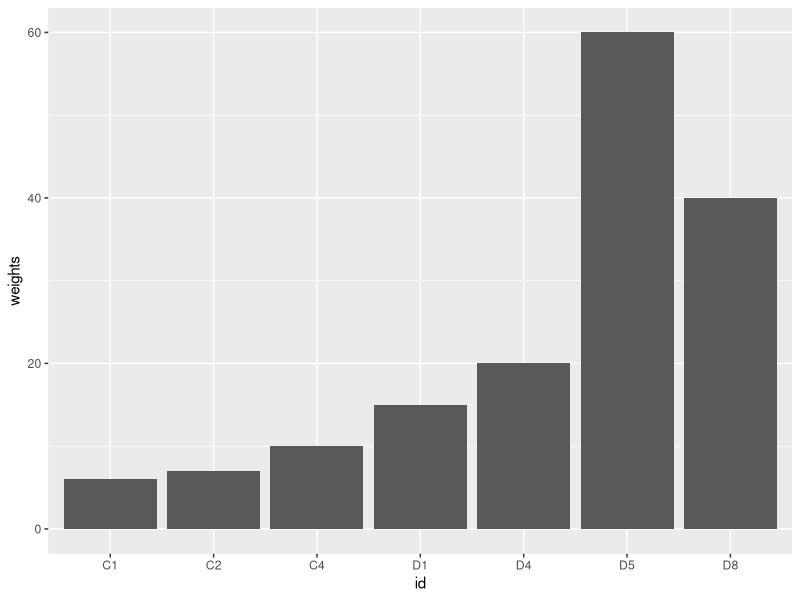
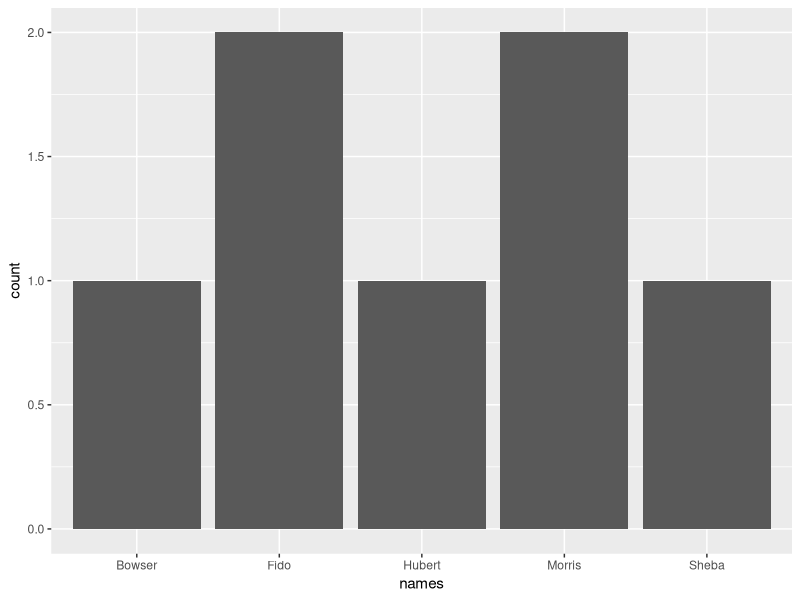
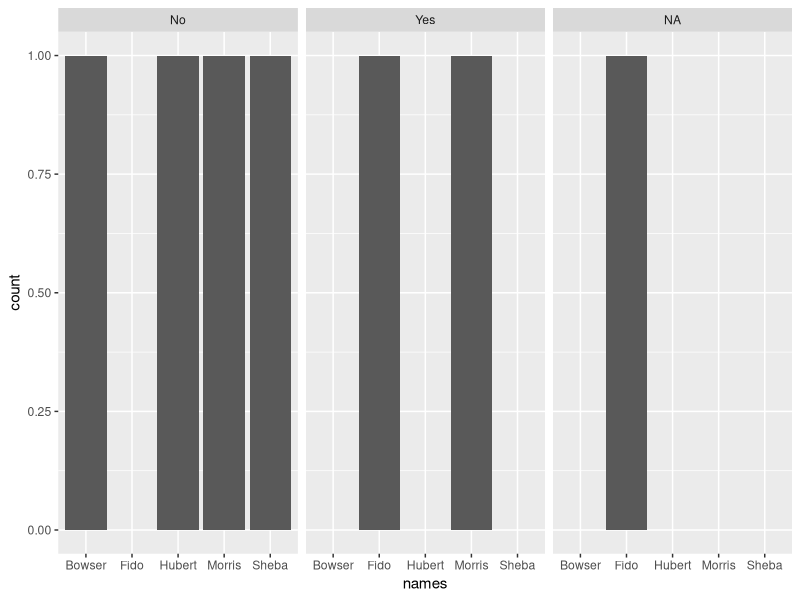
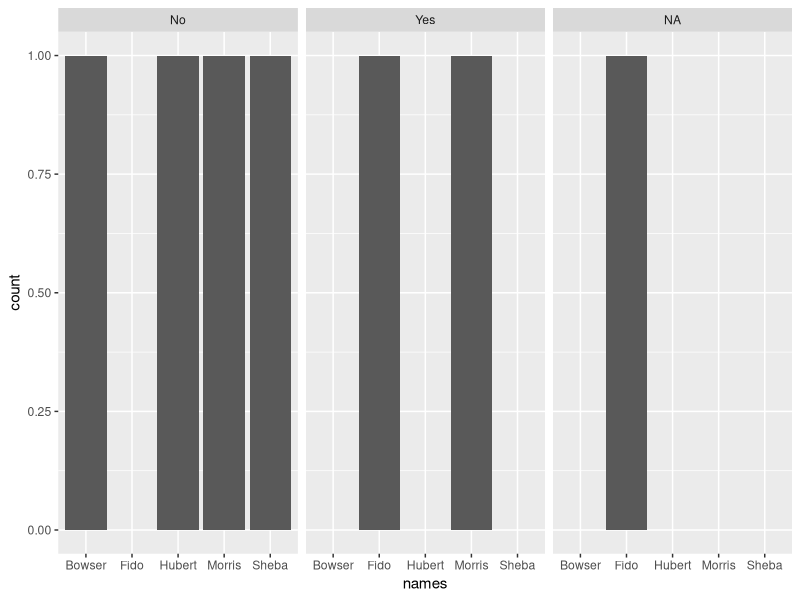
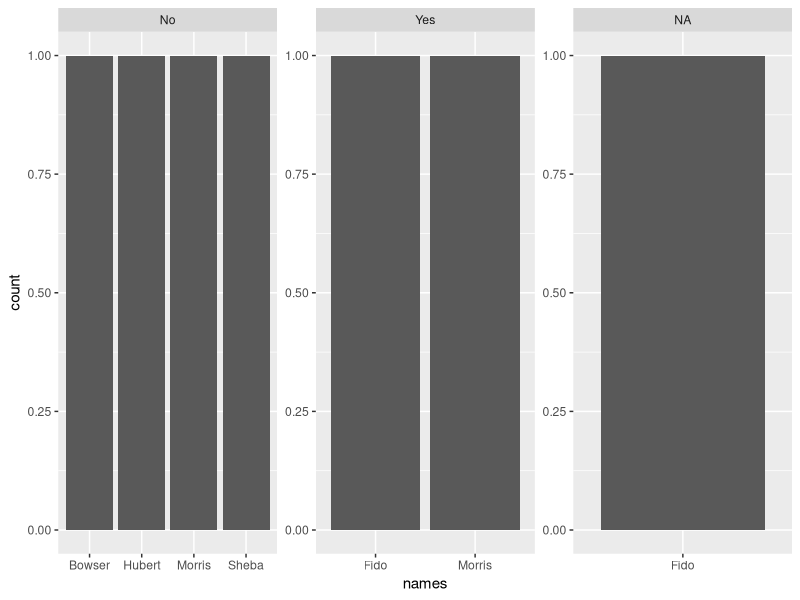
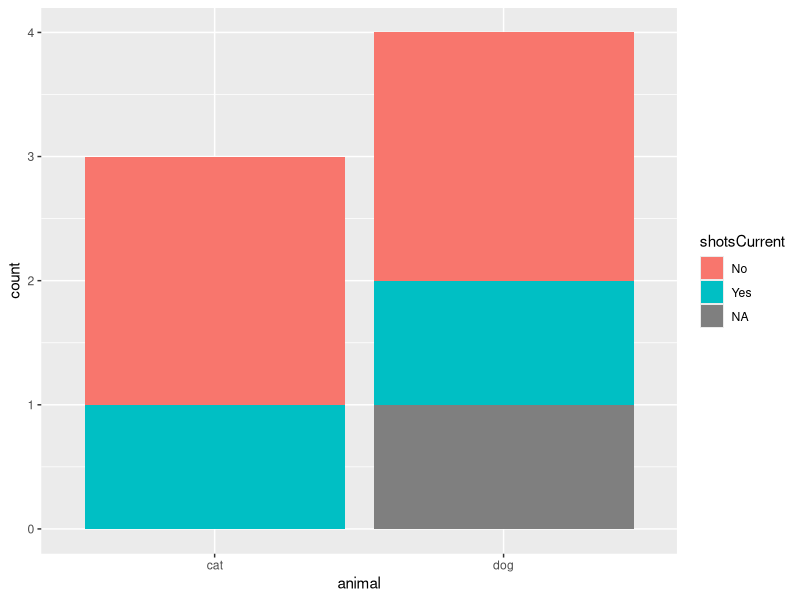

Here is the R script that generated these plots, in order:
## ---- chunk 1
knitr::opts_chunk$set(echo = TRUE)
library(tidyverse)
## ---- chunk 2
pets <- data.frame(id=c('C1','C2','D1','D4','D8', 'C4', "D5"),
                names=factor(c("Morris", "Morris", "Fido", "Bowser", "Fido", "Sheba", "Hubert")),
                weights=c(6,7,15,20,40, 10, 60),
                animal=factor(c("cat", "cat", "dog", "dog", "dog", "cat", "dog")),
                ##because it's an ordered category, we have to specify 
                ##order as the levels argument
                ageCategory= ordered(c("0-2", "5-8", "5-8", "3-4", "3-4", "5-8", "0-2"), 
                                       levels=c("0-2", "3-4", "5-8")),
                shotsCurrent=c("No", "Yes", NA, "No", "Yes", "No", "No"))

pets
## ---- chunk 3
ggplot(data=pets, aes(x=id,y=weights)) + geom_bar(stat="identity")
## ---- chunk 4
ggplot(pets, aes(x=names)) + geom_bar()
## ---- chunk 5
ggplot(pets, aes(x=names)) + 
  geom_bar() + 
  facet_wrap(facets=~shotsCurrent)
## ---- chunk 6
ggplot(pets, aes(x=names)) + geom_bar() + facet_wrap(facets=~shotsCurrent)
## ---- chunk 7
ggplot(pets, aes(x=names)) + geom_bar() + facet_wrap(facets=~shotsCurrent, scale="free")
## ---- chunk 8
ggplot(pets, aes(x=animal,fill=shotsCurrent)) + geom_bar()
